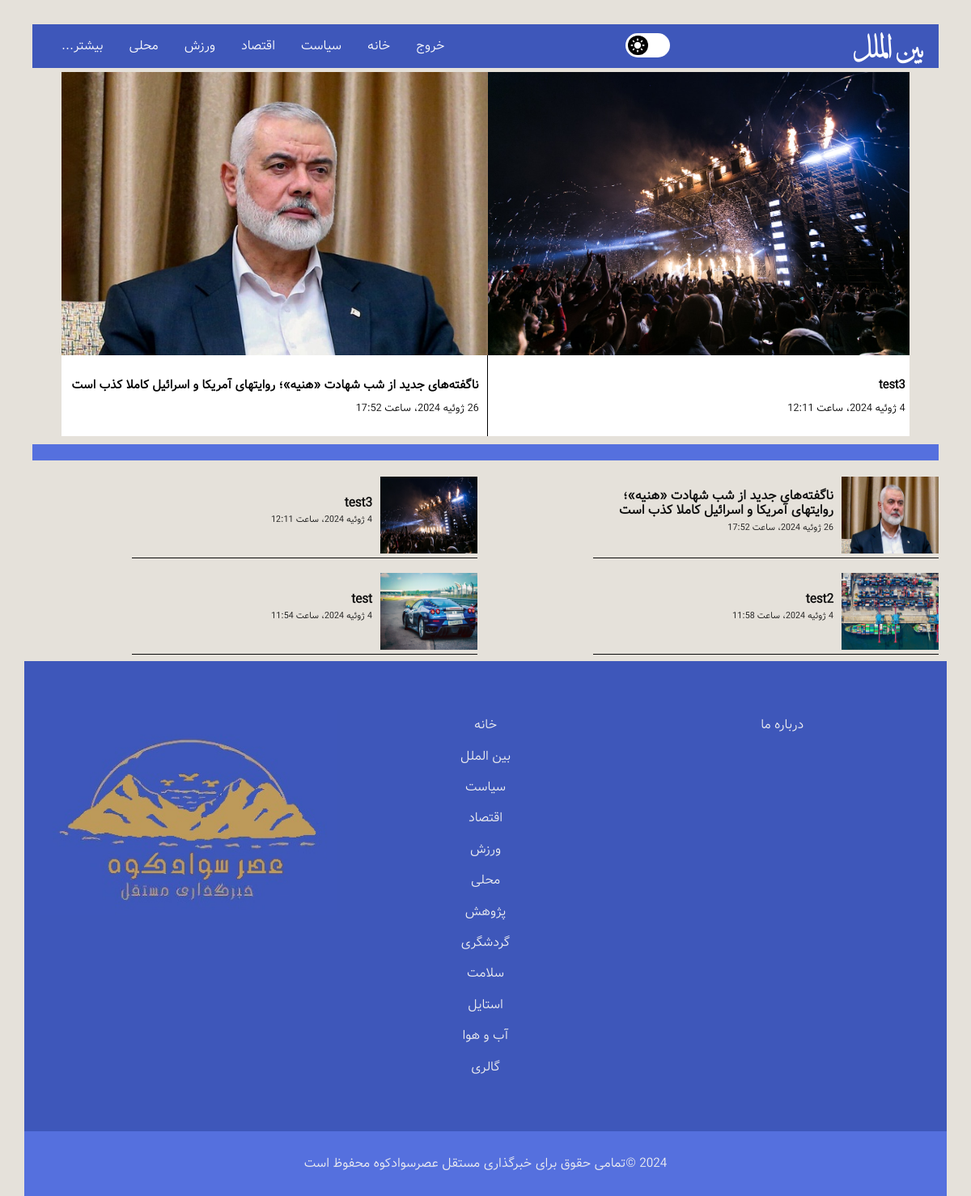
Screenshot of /world/ (signed in) with the database file from the repository.
### news/models.py (models this page shows, shortened)
class Article(models.Model):
    title = models.CharField(max_length=200, verbose_name='عنوان')
    category = models.ForeignKey(Category, on_delete=models.CASCADE, verbose_name='دسته بندی')
    cover_image = models.ImageField(upload_to='static/images', verbose_name='تصویر کاور', null=True, blank=True)
    content = models.TextField(verbose_name='محتوا')
    author = models.CharField(max_length=200, verbose_name='نویسنده')
    created_at = models.DateTimeField(auto_now_add=True, verbose_name='تاریخ ایجاد')
    slide_show = models.BooleanField(default=False, verbose_name='نمایش خبر در اسلایدر دسته بندی')
    is_urgent = models.BooleanField(default=False, verbose_name='نمایش خبر در اسلایدر صفحه اصلی')
    slug = models.SlugField(max_length=200, db_index=True, allow_unicode=True ,verbose_name='عنوان در url')
    is_active = models.BooleanField(default=False, verbose_name='قابل مشاهده / غیرقابل مشاهده')
    class Meta:
        verbose_name = 'خبر'
        verbose_name_plural = 'اخبار'

### news/views.py (the view)
# urls.py: path('world/', views.WorldListView.as_view(), name='world-page'),
class WorldListView(ListView):
    template_name = 'news/world.html'
    model = Article
    context_object_name = 'news'
    ordering = ['created_at']
    def get_queryset(self):
        return Article.objects.filter(category__url_title="world").filter(is_active=True).order_by('-id')

### template/news/world.html (shortened to what this page needs)
{% load static %}
<!DOCTYPE html>
<html class="no-js" lang="fa" dir="rtl">
<head>
    <link href="https://stackpath.bootstrapcdn.com/font-awesome/4.7.0/css/font-awesome.min.css" rel="stylesheet"
>
    <link rel="stylesheet" href="{% static 'css/normalize.css' %}">
    <link rel="stylesheet" href="{% static 'css/main.css' %}">
</head>
<body id="top" class="body_color">
    <div class="content-wrap main_color">
        <header role="banner">
          <section class="nav-section content_color1">
            <div class="logo">
              <a href="{% url 'home_page' %}" title="Frivizn logo">بین الملل</a>
            </div>
            <div id="DL_mode" class="bg_white">
              <div id="DL_btn" class="bg_black">
                  <img id="DL_status" src="{% static 'images/light.png' %}" alt="">
              </div>
            </div>
            <nav class="nav-menu" role="navigation">
              <ul class="nav-links">
                {% if request.user.is_authenticated %}
                  <li><a href="{% url 'logout_page' %}" title="logout">خروج</a></li>
                {% else %}
                  <li><a href="{% url 'register_page' %}" title="register">ورود / ثبت نام</a></li>
                {% endif %}
                <li><a href="{% url 'home_page' %}" title="Home">خانه</a></li>
                <li><a href="{% url 'politics-page' %}" title="Politics">سیاست</a></li>
                <li><a href="{% url 'economy-page' %}" title="Business">اقتصاد</a></li>
                <li><a href="{% url 'sport-page' %}" title="Sport">ورزش</a></li>
                <li><a href="{% url 'local-page' %}" title="Entertainment">محلی</a></li>
                <li>
                  <a title="More">بیشتر...<span class="dropdown-toggle" aria-expanded="false"></span>
                    <span class="screen-reader-text">Expand child menu</span></a>
                </li>
              </ul>
            </nav>
          </section>
        </header>
        <main class="main" role="main">
          <section class="slider">
            <div class="main_container">
                <div class="slide_container" id="slide_container">
                    <div id="slides" class="slides">
                      {% for new in news %}
                        {% if new.slide_show %}
                          <a href="{% url 'article-detail' pk=new.id  %}">
                            <div class="slide" id="slide11">
                                <img src="{{ new.cover_image.url }}">
                                <div class="news_details">
                                  <h3>{{ new.title }}</h3>
                                  <p>{{ new.created_at }}</p>
                                </div>
                            </div>
                          </a>
                        {% endif %}
                      {% endfor %}
                    </div>
                </div>
            </div>
          </section>
          <section class="news">
            <h2 class="content_color2"></h2>
            {% for new in news %}
                <div class="story">
                  <a href="{% url 'article-detail' pk=new.id  %}">
                    <div class="story-img">
                {% if new.cover_image %}
                    <img src="{{ new.cover_image.url }}" alt="">
                {% else %}
                    <img src="{% static 'images/business4.jpg' %}" alt="news">
                {% endif %}
                    </div>
                    <div class="story-headline">
                      <h3 class="color_b">{{ new.title }}</h3>
                      <p class="exact-time color_b">{{ new.created_at }}</p>
                    </div>
                  </a>
                </div>
            {% endfor %}
          </section>
        </main>
        <div class="footer-links content_color1">
          <ul class="main-footer-links">
            <li><a href="{% url 'home_page' %}" title="Home">خانه</a></li>
            <li><a href="{% url 'world-page' %}" title="world">بین الملل</a></li>
            <li><a href="{% url 'politics-page' %}" title="Politics">سیاست</a></li>
            <li><a href="{% url 'economy-page' %}" title="Business">اقتصاد</a></li>
            <li><a href="{% url 'sport-page' %}" title="Sport">ورزش</a></li>
            <li><a href="{% url 'local-page' %}" title="Entertainment">محلی</a></li>
            <li><a href="{% url 'science-page' %}" title="Science">پژوهش</a></li>
            <li><a href="{% url 'travel-page' %}" title="Travel">گردشگری</a></li>
            <li><a href="{% url 'health-page' %}" title="Health">سلامت</a></li>
            <li><a href="{% url 'style-page' %}" title="Style">استایل</a></li>
            <li><a href="{% url 'weather-page' %}" title="Weather">آب و هوا</a></li>
            <li><a href="{% url 'gallery-page' %}" title="Video">گالری</a></li>
          </ul>
          <ul class="info-links">
            <li><a href="{% url 'about_page' %}" title="About Us">درباره ما</a></li>
          </ul>
          <img class="footer-logo" src="{% static 'images/logo.jpg' %}" alt="">
        </div>
        <footer class="content_color2" role="contentinfo">
          <p class="content_color2">2024 &copy;تمامی حقوق برای خبرگذاری مستقل عصرسوادکوه محفوظ است</p>
        </footer>
    </div>
</body>
</html>

### rows the page displays
Article: cover_image (picture), title "ناگفته‌های جدید از شب شهادت «هنیه»؛ روایتهای آمریکا و اسرائیل کاملا کذب است", created_at "26 ژوئیه 2024، ساعت 17:52"
Article: cover_image (picture), title "test3", created_at "4 ژوئیه 2024، ساعت 12:11"
Article: cover_image (picture), title "test2", created_at "4 ژوئیه 2024، ساعت 11:58"
Article: cover_image (picture), title "test", created_at "4 ژوئیه 2024، ساعت 11:54"
